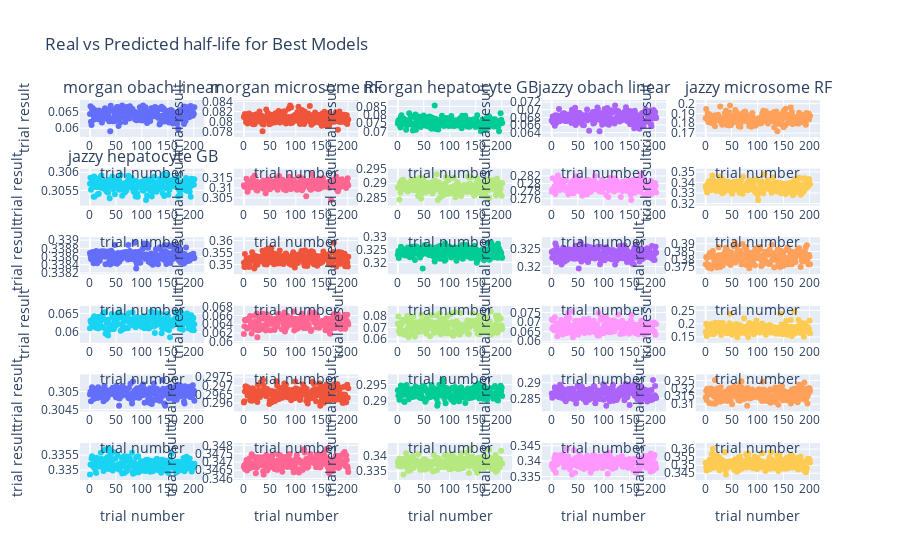

The notebook cell saved with this chart:
### Code cell
rows = 6
cols = 5
height = 700
fig = sp.make_subplots(rows=rows, cols=cols, subplot_titles=titles)
plot_counter = 0

for _type in feature_types:
    for benchmark in tdc_benchmarks:
        for model_id in model_identifiers:
            csv_path = f"project_resources/optuna/{benchmark}/{_type}/{model_id}.csv"
            trials_csv = pd.read_csv(csv_path)
            trial_numbers = trials_csv["Trial Number"]
            trial_results = trials_csv["RMSD"]

            scatter_trace = go.Scatter(
                x=trial_numbers,
                y=trial_results,
                mode='markers',
                name=f'{_type} {benchmark} {model_id} all runs'
            )

            # Add the traces to the subplot
            fig.add_trace(scatter_trace, row=plot_counter // 5 + 1, col=plot_counter % 5 + 1)

            # Customize the subplot
            fig.update_xaxes(title_text='trial number', row=plot_counter // 5 + 1, col=plot_counter % 5 + 1)
            fig.update_yaxes(title_text="trial result", row=plot_counter // 5 + 1, col=plot_counter % 5 + 1)

            plot_counter += 1
            
fig.update_layout(height=2000, title_text="Real vs Predicted half-life for Best Models", showlegend=False)
fig.show()

### Figure 1 — Plotly figure (JSON) as saved in the notebook; plotly's stock layout.template omitted (floating-point values rounded to 4 significant figures; data arrays with more than 128 entries replaced by an {"elided": "..."} marker saying what was removed)
{"data": [{"mode": "markers", "name": "morgan obach linear all runs", "type": "scatter", "x": {"elided": "202 int values"}, "xaxis": "x", "y": {"elided": "202 float values"}, "yaxis": "y"}, {"mode": "markers", "name": "morgan obach KRR all runs", "type": "scatter", "x": {"elided": "202 int values"}, "xaxis": "x2", "y": {"elided": "202 float values"}, "yaxis": "y2"}, {"mode": "markers", "name": "morgan obach GB all runs", "type": "scatter", "x": {"elided": "202 int values"}, "xaxis": "x3", "y": {"elided": "202 float values"}, "yaxis": "y3"}, {"mode": "markers", "name": "morgan obach RF all runs", "type": "scatter", "x": {"elided": "202 int values"}, "xaxis": "x4", "y": {"elided": "202 float values"}, "yaxis": "y4"}, {"mode": "markers", "name": "morgan obach ANN all runs", "type": "scatter", "x": {"elided": "202 int values"}, "xaxis": "x5", "y": {"elided": "202 float values"}, "yaxis": "y5"}, {"mode": "markers", "name": "morgan microsome linear all runs", "type": "scatter", "x": {"elided": "202 int values"}, "xaxis": "x6", "y": {"elided": "202 float values"}, "yaxis": "y6"}, {"mode": "markers", "name": "morgan microsome KRR all runs", "type": "scatter", "x": {"elided": "202 int values"}, "xaxis": "x7", "y": {"elided": "202 float values"}, "yaxis": "y7"}, {"mode": "markers", "name": "morgan microsome GB all runs", "type": "scatter", "x": {"elided": "202 int values"}, "xaxis": "x8", "y": {"elided": "202 float values"}, "yaxis": "y8"}, {"mode": "markers", "name": "morgan microsome RF all runs", "type": "scatter", "x": {"elided": "202 int values"}, "xaxis": "x9", "y": {"elided": "202 float values"}, "yaxis": "y9"}, {"mode": "markers", "name": "morgan microsome ANN all runs", "type": "scatter", "x": {"elided": "202 int values"}, "xaxis": "x10", "y": {"elided": "202 float values"}, "yaxis": "y10"}, {"mode": "markers", "name": "morgan hepatocyte linear all runs", "type": "scatter", "x": {"elided": "202 int values"}, "xaxis": "x11", "y": {"elided": "202 float values"}, "yaxis": "y11"}, {"mode": "markers", "name": "morgan hepatocyte KRR all runs", "type": "scatter", "x": {"elided": "202 int values"}, "xaxis": "x12", "y": {"elided": "202 float values"}, "yaxis": "y12"}, {"mode": "markers", "name": "morgan hepatocyte GB all runs", "type": "scatter", "x": {"elided": "202 int values"}, "xaxis": "x13", "y": {"elided": "202 float values"}, "yaxis": "y13"}, {"mode": "markers", "name": "morgan hepatocyte RF all runs", "type": "scatter", "x": {"elided": "202 int values"}, "xaxis": "x14", "y": {"elided": "202 float values"}, "yaxis": "y14"}, {"mode": "markers", "name": "morgan hepatocyte ANN all runs", "type": "scatter", "x": {"elided": "202 int values"}, "xaxis": "x15", "y": {"elided": "202 float values"}, "yaxis": "y15"}, {"mode": "markers", "name": "jazzy obach linear all runs", "type": "scatter", "x": {"elided": "202 int values"}, "xaxis": "x16", "y": {"elided": "202 float values"}, "yaxis": "y16"}, {"mode": "markers", "name": "jazzy obach KRR all runs", "type": "scatter", "x": {"elided": "202 int values"}, "xaxis": "x17", "y": {"elided": "202 float values"}, "yaxis": "y17"}, {"mode": "markers", "name": "jazzy obach GB all runs", "type": "scatter", "x": {"elided": "202 int values"}, "xaxis": "x18", "y": {"elided": "202 float values"}, "yaxis": "y18"}, {"mode": "markers", "name": "jazzy obach RF all runs", "type": "scatter", "x": {"elided": "202 int values"}, "xaxis": "x19", "y": {"elided": "202 float values"}, "yaxis": "y19"}, {"mode": "markers", "name": "jazzy obach ANN all runs", "type": "scatter", "x": {"elided": "202 int values"}, "xaxis": "x20", "y": {"elided": "202 float values"}, "yaxis": "y20"}, {"mode": "markers", "name": "jazzy microsome linear all runs", "type": "scatter", "x": {"elided": "202 int values"}, "xaxis": "x21", "y": {"elided": "202 float values"}, "yaxis": "y21"}, {"mode": "markers", "name": "jazzy microsome KRR all runs", "type": "scatter", "x": {"elided": "202 int values"}, "xaxis": "x22", "y": {"elided": "202 float values"}, "yaxis": "y22"}, {"mode": "markers", "name": "jazzy microsome GB all runs", "type": "scatter", "x": {"elided": "202 int values"}, "xaxis": "x23", "y": {"elided": "202 float values"}, "yaxis": "y23"}, {"mode": "markers", "name": "jazzy microsome RF all runs", "type": "scatter", "x": {"elided": "202 int values"}, "xaxis": "x24", "y": {"elided": "202 float values"}, "yaxis": "y24"}, {"mode": "markers", "name": "jazzy microsome ANN all runs", "type": "scatter", "x": {"elided": "202 int values"}, "xaxis": "x25", "y": {"elided": "202 float values"}, "yaxis": "y25"}, {"mode": "markers", "name": "jazzy hepatocyte linear all runs", "type": "scatter", "x": {"elided": "202 int values"}, "xaxis": "x26", "y": {"elided": "202 float values"}, "yaxis": "y26"}, {"mode": "markers", "name": "jazzy hepatocyte KRR all runs", "type": "scatter", "x": {"elided": "202 int values"}, "xaxis": "x27", "y": {"elided": "202 float values"}, "yaxis": "y27"}, {"mode": "markers", "name": "jazzy hepatocyte GB all runs", "type": "scatter", "x": {"elided": "202 int values"}, "xaxis": "x28", "y": {"elided": "202 float values"}, "yaxis": "y28"}, {"mode": "markers", "name": "jazzy hepatocyte RF all runs", "type": "scatter", "x": {"elided": "202 int values"}, "xaxis": "x29", "y": {"elided": "202 float values"}, "yaxis": "y29"}, {"mode": "markers", "name": "jazzy hepatocyte ANN all runs", "type": "scatter", "x": {"elided": "202 int values"}, "xaxis": "x30", "y": {"elided": "202 float values"}, "yaxis": "y30"}], "layout": {"annotations": [{"font": {"size": 16}, "showarrow": false, "text": "morgan obach linear", "x": 0.084, "xanchor": "center", "xref": "paper", "y": 1.0, "yanchor": "bottom", "yref": "paper"}, {"font": {"size": 16}, "showarrow": false, "text": "morgan microsome RF", "x": 0.292, "xanchor": "center", "xref": "paper", "y": 1.0, "yanchor": "bottom", "yref": "paper"}, {"font": {"size": 16}, "showarrow": false, "text": "morgan hepatocyte GB", "x": 0.5, "xanchor": "center", "xref": "paper", "y": 1.0, "yanchor": "bottom", "yref": "paper"}, {"font": {"size": 16}, "showarrow": false, "text": "jazzy obach linear", "x": 0.708, "xanchor": "center", "xref": "paper", "y": 1.0, "yanchor": "bottom", "yref": "paper"}, {"font": {"size": 16}, "showarrow": false, "text": "jazzy microsome RF", "x": 0.916, "xanchor": "center", "xref": "paper", "y": 1.0, "yanchor": "bottom", "yref": "paper"}, {"font": {"size": 16}, "showarrow": false, "text": "jazzy hepatocyte GB", "x": 0.084, "xanchor": "center", "xref": "paper", "y": 0.8194, "yanchor": "bottom", "yref": "paper"}], "autosize": true, "showlegend": false, "title": {"text": "Real vs Predicted half-life for Best Models"}, "xaxis": {"anchor": "y", "autorange": true, "domain": [0, 0.168], "range": [-17.47, 218.5], "title": {"text": "trial number"}, "type": "linear"}, "xaxis10": {"anchor": "y10", "autorange": true, "domain": [0.832, 1], "range": [-17.47, 218.5], "title": {"text": "trial number"}, "type": "linear"}, "xaxis11": {"anchor": "y11", "autorange": true, "domain": [0, 0.168], "range": [-17.47, 218.5], "title": {"text": "trial number"}, "type": "linear"}, "xaxis12": {"anchor": "y12", "autorange": true, "domain": [0.208, 0.376], "range": [-17.47, 218.5], "title": {"text": "trial number"}, "type": "linear"}, "xaxis13": {"anchor": "y13", "autorange": true, "domain": [0.416, 0.584], "range": [-17.47, 218.5], "title": {"text": "trial number"}, "type": "linear"}, "xaxis14": {"anchor": "y14", "autorange": true, "domain": [0.624, 0.792], "range": [-17.47, 218.5], "title": {"text": "trial number"}, "type": "linear"}, "xaxis15": {"anchor": "y15", "autorange": true, "domain": [0.832, 1], "range": [-17.47, 218.5], "title": {"text": "trial number"}, "type": "linear"}, "xaxis16": {"anchor": "y16", "autorange": true, "domain": [0, 0.168], "range": [-17.47, 218.5], "title": {"text": "trial number"}, "type": "linear"}, "xaxis17": {"anchor": "y17", "autorange": true, "domain": [0.208, 0.376], "range": [-17.47, 218.5], "title": {"text": "trial number"}, "type": "linear"}, "xaxis18": {"anchor": "y18", "autorange": true, "domain": [0.416, 0.584], "range": [-17.47, 218.5], "title": {"text": "trial number"}, "type": "linear"}, "xaxis19": {"anchor": "y19", "autorange": true, "domain": [0.624, 0.792], "range": [-17.47, 218.5], "title": {"text": "trial number"}, "type": "linear"}, "xaxis2": {"anchor": "y2", "autorange": true, "domain": [0.208, 0.376], "range": [-17.47, 218.5], "title": {"text": "trial number"}, "type": "linear"}, "xaxis20": {"anchor": "y20", "autorange": true, "domain": [0.832, 1], "range": [-17.47, 218.5], "title": {"text": "trial number"}, "type": "linear"}, "xaxis21": {"anchor": "y21", "autorange": true, "domain": [0, 0.168], "range": [-17.47, 218.5], "title": {"text": "trial number"}, "type": "linear"}, "xaxis22": {"anchor": "y22", "autorange": true, "domain": [0.208, 0.376], "range": [-17.47, 218.5], "title": {"text": "trial number"}, "type": "linear"}, "xaxis23": {"anchor": "y23", "autorange": true, "domain": [0.416, 0.584], "range": [-17.47, 218.5], "title": {"text": "trial number"}, "type": "linear"}, "xaxis24": {"anchor": "y24", "autorange": true, "domain": [0.624, 0.792], "range": [-17.47, 218.5], "title": {"text": "trial number"}, "type": "linear"}, "xaxis25": {"anchor": "y25", "autorange": true, "domain": [0.832, 1], "range": [-17.47, 218.5], "title": {"text": "trial number"}, "type": "linear"}, "xaxis26": {"anchor": "y26", "autorange": true, "domain": [0, 0.168], "range": [-17.47, 218.5], "title": {"text": "trial number"}, "type": "linear"}, "xaxis27": {"anchor": "y27", "autorange": true, "domain": [0.208, 0.376], "range": [-17.47, 218.5], "title": {"text": "trial number"}, "type": "linear"}, "xaxis28": {"anchor": "y28", "autorange": true, "domain": [0.416, 0.584], "range": [-17.47, 218.5], "title": {"text": "trial number"}, "type": "linear"}, "xaxis29": {"anchor": "y29", "autorange": true, "domain": [0.624, 0.792], "range": [-17.47, 218.5], "title": {"text": "trial number"}, "type": "linear"}, "xaxis3": {"anchor": "y3", "autorange": true, "domain": [0.416, 0.584], "range": [-17.47, 218.5], "title": {"text": "trial number"}, "type": "linear"}, "xaxis30": {"anchor": "y30", "autorange": true, "domain": [0.832, 1], "range": [-17.47, 218.5], "title": {"text": "trial number"}, "type": "linear"}, "xaxis4": {"anchor": "y4", "autorange": true, "domain": [0.624, 0.792], "range": [-17.47, 218.5], "title": {"text": "trial number"}, "type": "linear"}, "xaxis5": {"anchor": "y5", "autorange": true, "domain": [0.832, 1], "range": [-17.47, 218.5], "title": {"text": "trial number"}, "type": "linear"}, "xaxis6": {"anchor": "y6", "autorange": true, "domain": [0, 0.168], "range": [-17.47, 218.5], "title": {"text": "trial number"}, "type": "linear"}, "xaxis7": {"anchor": "y7", "autorange": true, "domain": [0.208, 0.376], "range": [-17.47, 218.5], "title": {"text": "trial number"}, "type": "linear"}, "xaxis8": {"anchor": "y8", "autorange": true, "domain": [0.416, 0.584], "range": [-17.47, 218.5], "title": {"text": "trial number"}, "type": "linear"}, "xaxis9": {"anchor": "y9", "autorange": true, "domain": [0.624, 0.792], "range": [-17.47, 218.5], "title": {"text": "trial number"}, "type": "linear"}, "yaxis": {"anchor": "x", "autorange": true, "domain": [0.9028, 1.0], "range": [0.05834, 0.06758], "title": {"text": "trial result"}, "type": "linear"}, "yaxis10": {"anchor": "x10", "autorange": true, "domain": [0.7222, 0.8194], "range": [0.3214, 0.3498], "title": {"text": "trial result"}, "type": "linear"}, "yaxis11": {"anchor": "x11", "autorange": true, "domain": [0.5417, 0.6389], "range": [0.3383, 0.339], "title": {"text": "trial result"}, "type": "linear"}, "yaxis12": {"anchor": "x12", "autorange": true, "domain": [0.5417, 0.6389], "range": [0.3474, 0.36], "title": {"text": "trial result"}, "type": "linear"}, "yaxis13": {"anchor": "x13", "autorange": true, "domain": [0.5417, 0.6389], "range": [0.3167, 0.3286], "title": {"text": "trial result"}, "type": "linear"}, "yaxis14": {"anchor": "x14", "autorange": true, "domain": [0.5417, 0.6389], "range": [0.3188, 0.3274], "title": {"text": "trial result"}, "type": "linear"}, "yaxis15": {"anchor": "x15", "autorange": true, "domain": [0.5417, 0.6389], "range": [0.3728, 0.392], "title": {"text": "trial result"}, "type": "linear"}, "yaxis16": {"anchor": "x16", "autorange": true, "domain": [0.3611, 0.4583], "range": [0.05798, 0.06613], "title": {"text": "trial result"}, "type": "linear"}, "yaxis17": {"anchor": "x17", "autorange": true, "domain": [0.3611, 0.4583], "range": [0.06054, 0.06743], "title": {"text": "trial result"}, "type": "linear"}, "yaxis18": {"anchor": "x18", "autorange": true, "domain": [0.3611, 0.4583], "range": [0.05972, 0.08586], "title": {"text": "trial result"}, "type": "linear"}, "yaxis19": {"anchor": "x19", "autorange": true, "domain": [0.3611, 0.4583], "range": [0.06103, 0.07664], "title": {"text": "trial result"}, "type": "linear"}, "yaxis2": {"anchor": "x2", "autorange": true, "domain": [0.9028, 1.0], "range": [0.07768, 0.08361], "title": {"text": "trial result"}, "type": "linear"}, "yaxis20": {"anchor": "x20", "autorange": true, "domain": [0.3611, 0.4583], "range": [0.1413, 0.254], "title": {"text": "trial result"}, "type": "linear"}, "yaxis21": {"anchor": "x21", "autorange": true, "domain": [0.1806, 0.2778], "range": [0.3045, 0.3054], "title": {"text": "trial result"}, "type": "linear"}, "yaxis22": {"anchor": "x22", "autorange": true, "domain": [0.1806, 0.2778], "range": [0.2957, 0.2975], "title": {"text": "trial result"}, "type": "linear"}, "yaxis23": {"anchor": "x23", "autorange": true, "domain": [0.1806, 0.2778], "range": [0.2878, 0.2971], "title": {"text": "trial result"}, "type": "linear"}, "yaxis24": {"anchor": "x24", "autorange": true, "domain": [0.1806, 0.2778], "range": [0.2819, 0.2915], "title": {"text": "trial result"}, "type": "linear"}, "yaxis25": {"anchor": "x25", "autorange": true, "domain": [0.1806, 0.2778], "range": [0.3076, 0.3266], "title": {"text": "trial result"}, "type": "linear"}, "yaxis26": {"anchor": "x26", "autorange": true, "domain": [0, 0.09722], "range": [0.3348, 0.3358], "title": {"text": "trial result"}, "type": "linear"}, "yaxis27": {"anchor": "x27", "autorange": true, "domain": [0, 0.09722], "range": [0.3461, 0.3479], "title": {"text": "trial result"}, "type": "linear"}, "yaxis28": {"anchor": "x28", "autorange": true, "domain": [0, 0.09722], "range": [0.3333, 0.3428], "title": {"text": "trial result"}, "type": "linear"}, "yaxis29": {"anchor": "x29", "autorange": true, "domain": [0, 0.09722], "range": [0.335, 0.3448], "title": {"text": "trial result"}, "type": "linear"}, "yaxis3": {"anchor": "x3", "autorange": true, "domain": [0.9028, 1.0], "range": [0.06876, 0.08677], "title": {"text": "trial result"}, "type": "linear"}, "yaxis30": {"anchor": "x30", "autorange": true, "domain": [0, 0.09722], "range": [0.343, 0.3616], "title": {"text": "trial result"}, "type": "linear"}, "yaxis4": {"anchor": "x4", "autorange": true, "domain": [0.9028, 1.0], "range": [0.06378, 0.07162], "title": {"text": "trial result"}, "type": "linear"}, "yaxis5": {"anchor": "x5", "autorange": true, "domain": [0.9028, 1.0], "range": [0.1696, 0.2002], "title": {"text": "trial result"}, "type": "linear"}, "yaxis6": {"anchor": "x6", "autorange": true, "domain": [0.7222, 0.8194], "range": [0.3052, 0.306], "title": {"text": "trial result"}, "type": "linear"}, "yaxis7": {"anchor": "x7", "autorange": true, "domain": [0.7222, 0.8194], "range": [0.3028, 0.3181], "title": {"text": "trial result"}, "type": "linear"}, "yaxis8": {"anchor": "x8", "autorange": true, "domain": [0.7222, 0.8194], "range": [0.2833, 0.294], "title": {"text": "trial result"}, "type": "linear"}, "yaxis9": {"anchor": "x9", "autorange": true, "domain": [0.7222, 0.8194], "range": [0.2751, 0.283], "title": {"text": "trial result"}, "type": "linear"}}}
